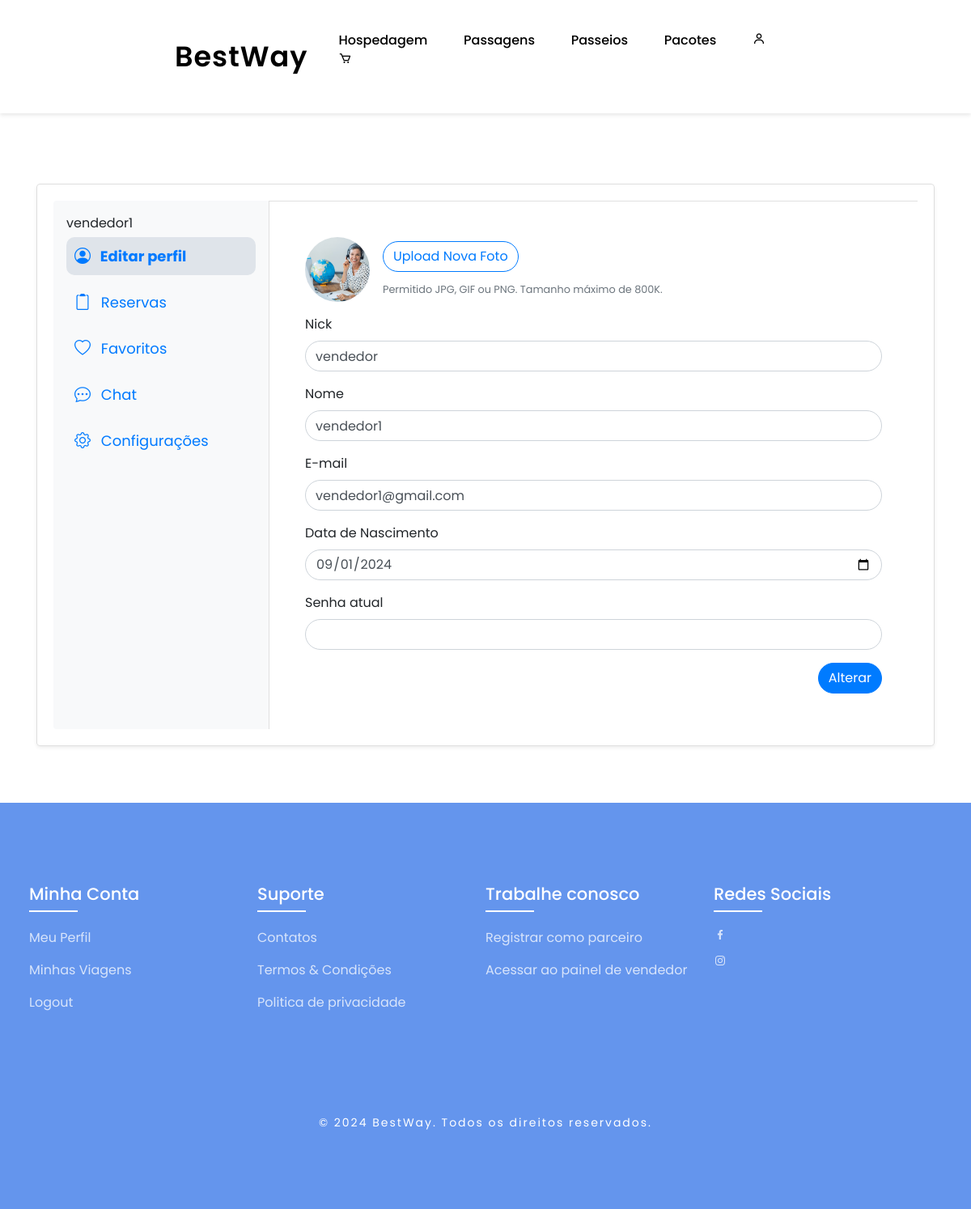
The page /public/perfil.php (signed in) on the database its author committed.
### tables this page shows
CREATE TABLE `t_user` (
  `id` int(11) NOT NULL,
  `nick` varchar(20) NOT NULL,
  `nome` varchar(100) NOT NULL,
  `email` varchar(50) NOT NULL,
  `nome_marca` varchar(150) NOT NULL DEFAULT '',
  `biografia` text DEFAULT NULL,
  `data_nasc` varchar(10) DEFAULT NULL,
  `pass` varchar(255) NOT NULL,
  `foto` varchar(50) DEFAULT NULL,
  `tipo_user` int(11) NOT NULL DEFAULT 0,
  `notificacoes_ofertas` tinyint(1) NOT NULL DEFAULT 1,
  `tipo_antes_bloqueio` int(11) DEFAULT NULL,
  `email_confirmado` tinyint(1) NOT NULL DEFAULT 0
);

### public/perfil.php (the view, shortened to what this page needs)
<?php
include '../config/liga_bd.php';
$activeMenu = 'profile';
$id = $_SESSION['id'];
$sql = "SELECT * FROM t_user WHERE id=?";
$stmt = $ligacao->prepare($sql);
$stmt->bind_param("i", $id);
$stmt->execute();
$resultado = $stmt->get_result();
$linha = $resultado->fetch_assoc();
?>
<!DOCTYPE html>
<html lang="pt">
<head>
    <link rel="stylesheet" href="../assets/css/style.css">
    <link rel="stylesheet" href="../assets/css/styleperfil.css">
    <link href="https://cdn.jsdelivr.net/npm/bootstrap-icons/font/bootstrap-icons.css" rel="stylesheet">
    <link href="https://cdn.jsdelivr.net/npm/bootstrap@4.5.0/dist/css/bootstrap.min.css" rel="stylesheet">
    <link rel="stylesheet" href="https://unpkg.com/boxicons@latest/css/boxicons.min.css">
</head>
<body>
        <?php $cabecalho_escuro = true; include __DIR__ . '/../views/partials/header.php'; ?>
    <br><br><br><br><br><br>
    <div class="container light-style flex-grow-1 container-p-y">
        <div class="card shadow-sm rounded-lg">
            <div class="row no-gutters">
                <div class="col-md-3 p-3 bg-light rounded-left menu-container">
                    <nav class="menu">
                         <?php echo htmlspecialchars($linha['nome']); ?>
                        <a class="menu-item <?php echo $activeMenu === 'profile' ? 'active' : ''; ?>"
                            href="perfil.php#account-general"><i class="bi bi-person-circle"></i> Editar perfil</a>
                        <a class="menu-item" href="reservas.php"><i class="bi bi-clipboard2"></i> Reservas</a>
                        <a class="menu-item" href="favoritos.php"><i class="bi bi-heart"></i> Favoritos</a>
                        <a class="menu-item" href="chat.php"><i class="bi bi-chat-dots"></i> Chat</a>
                        <a class="menu-item" href="configuracoes.php"><i class="bi bi-gear"></i> Configurações</a>
                    </nav>
                </div>
                <div class="col-md-9">
                    <div class="tab-content p-4">
                        <div class="tab-pane fade active show" id="account-general">
                            <form action="perfil.php" method="POST" enctype="multipart/form-data">
                                <div class="media align-items-center mb-3">
                                <img src="<?php echo $linha['foto'] ? '../assets/images/pics/' . htmlspecialchars($linha['foto']) : 'https://bootdey.com/img/Content/avatar/avatar1.png'; ?>"
                                alt="avatar" class="rounded-circle mr-3 image" style="width: 80px;">
                                    <div class="media-body">
                                        <label class="btn btn-outline-primary rounded-pill">
                                            Upload Nova Foto
                                        </label>
                                        <div class="small text-muted mt-1">Permitido JPG, GIF ou PNG. Tamanho máximo de
                                            800K.
                                        </div>
                                    </div>
                                </div>
                                <div class="form-group">
                                    <label for="username" class="form-label">Nick</label>
                                    <input type="text" id="username" class="form-control rounded-pill" name="nick"
                                        value="<?php echo htmlspecialchars($linha['nick']); ?>" required>
                                </div>
                                <div class="form-group">
                                    <label for="name" class="form-label">Nome</label>
                                    <input type="text" id="name" class="form-control rounded-pill" name="nome"
                                        value="<?php echo htmlspecialchars($linha['nome']); ?>" required>
                                </div>
                                <div class="form-group">
                                    <label for="email" class="form-label">E-mail</label>
                                    <input type="email" id="email" class="form-control rounded-pill" name="email"
                                        value="<?php echo htmlspecialchars($linha['email']); ?>" required>
                                </div>
                                <div class="form-group">
                                    <label for="data_nasc" class="form-label">Data de Nascimento</label>
                                    <input type="date" id="data_nasc" class="form-control rounded-pill" name="data_nasc"
                                        value="<?php echo htmlspecialchars($linha['data_nasc']); ?>" required>
                                </div>
                                <div class="form-group">
                                    <label for="pass" class="form-label">Senha atual</label>
                                    <input type="password" id="pass" class="form-control rounded-pill" name="pass"
                                        required>
                                </div>
                                <div class="text-right mt-3">
                                    <input type="submit" class="btn btn-primary rounded-pill" value="Alterar">
                                </div>
                            </form>
                        </div>
                    </div>
                </div>
            </div>
        </div>
    </div>
    <?php include '../views/partials/footer.php' ?>
</body>
</html>

### assets/css/style.css (style rules this page uses)
* { padding: 0; margin: 0; box-sizing: border-box; font-family: "Poppins", sans-serif; text-decoration: none; list-style: none; scroll-behavior: smooth; }
:root { --bg-color: #fff; --text-color: #221314; --second-color: #4169e1; --main-color: #6495ed; --big-font: 6rem; --h2-font: 3rem; --p-font: 1.1rem; }
body { background: var(--bg-color); color: var(--text-color); }
.btn { background: var(--main-color); color: white; padding: 12px 20px; border-radius: 5px; cursor: pointer; }
body { font-family: Arial, sans-serif; margin: 0; padding: 0; background-color: #f4f4f4; }
@media (max-width: 1400px) { :root { --big-font: 4.5rem; --h2-font: 2.3rem; --p-font: 1rem; transition: 0.2s; } }

### assets/css/styleperfil.css (style rules this page uses)
body { background-image: url('images/fundo.png'); background-size: cover; background-position: center; font-family: 'San Francisco', 'Helvetica Neue', Arial, sans-serif; margin-top: 30px; color: #333; }
.container { max-width: 300px; margin: 30px auto; padding: 20px; }
.card { background: #ffffff; box-shadow: 0 1px 3px rgba(0, 0, 0, 0.1); padding: 20px; margin-bottom: 20px; }
.form-control { border: 1px solid #dcdcdc; background: #ffffff; padding: 12px 15px; font-size: 14px; }
.btn { background: #007aff; color: #ffffff; padding: 10px 20px; border-radius: 50px; font-size: 14px; transition: background-color 0.3s ease, transform 0.3s ease; }
.btn-outline-primary { border-color: #007bff; color: #007bff; }
.card, .btn { border-radius: 12px; }
.rounded-circle { border-radius: 50% !important; }

### public/perfil.php (style rules this page uses)
.menu-container { background-color: #f8f9fa; border-right: 1px solid #e0e0e0; }
.menu { display: flex; flex-direction: column; }
.menu-item { color: #007AFF; padding: 10px; margin: 5px 0; text-decoration: none; font-size: 18px; border-radius: 10px; transition: background-color 0.3s ease, transform 0.2s ease-in-out; }
.menu-item i { margin-right: 8px; font-size: 20px; }
.menu-item.active { background-color: #dfe4ea; font-weight: bold; }
.card { border-radius: 15px; overflow: hidden; }
.card .tab-content { border-top: 1px solid #e0e0e0; }
.tab-pane { padding: 20px; }

### rows shown on the page
t_user: nome "vendedor1", foto (picture), nick "vendedor", email "vendedor1@gmail.com", data_nasc "09/01/2024"
